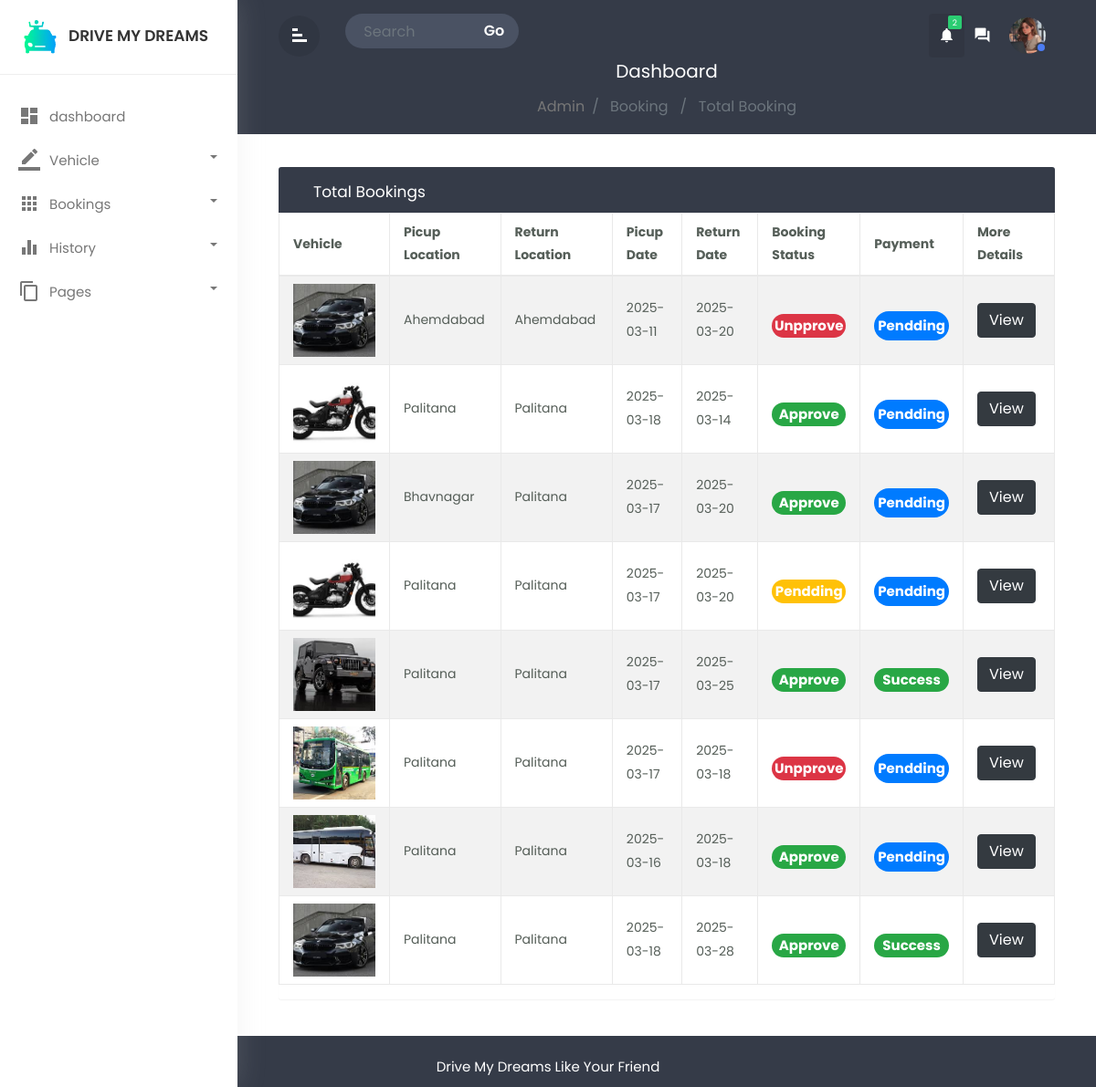
/A_tlt_booking.php (signed in), run on the app's committed database.
### tables this page shows
CREATE TABLE `bookings` (
  `id` int(20) NOT NULL,
  `vehicle_id` int(20) DEFAULT NULL,
  `owner_id` int(20) DEFAULT NULL,
  `renter_id` int(20) DEFAULT NULL,
  `pic_location` varchar(150) NOT NULL,
  `rtn_location` varchar(150) NOT NULL,
  `pic_date` date NOT NULL,
  `rtn_date` date NOT NULL,
  `pic_tim` varchar(20) NOT NULL,
  `rtn_tim` varchar(20) NOT NULL,
  `total_cost` decimal(10,2) NOT NULL,
  `drv_lic` varchar(355) NOT NULL,
  `adharcard` varchar(355) NOT NULL,
  `status` varchar(10) NOT NULL,
  `payment` varchar(20) NOT NULL
);

CREATE TABLE `vehicles` (
  `vehicle_id` int(200) NOT NULL,
  `owner_id` int(20) NOT NULL,
  `address` varchar(100) NOT NULL,
  `category` varchar(50) NOT NULL,
  `type` varchar(50) NOT NULL,
  `transmition` varchar(10) NOT NULL,
  `model` varchar(10) NOT NULL,
  `modelname` varchar(100) NOT NULL,
  `price` varchar(20) NOT NULL,
  `color` varchar(20) NOT NULL,
  `vhimg` varchar(355) NOT NULL,
  `regcrt` varchar(355) NOT NULL,
  `inscrt` varchar(355) NOT NULL,
  `status` varchar(30) NOT NULL
);

### A_tlt_booking.php (the view, shortened to what this page needs)
<?php
	$A_tlt_booking='active';
	include 'dashbord/admin/a_header.php';
?>
<div class="main-content">
				<div class="row">
					<div class="col-md-12">
						<div class="table-wrapper">
							<div class="table-title">
								<div class="row">
									<div class="col-sm-6 p-0 flex justify-content-lg-start justify-content-center">
										<h2 class="ml-lg-2">Total Bookings</h2>
									</div>
								</div>
							</div>
							<table class="table table-striped table-hover">
								<thead>
									<tr>
										<th><b>Vehicle</b></th>
										<th><b>Picup Location</b></th>
										<th><b>Return Location</b></th>
										<th><b>Picup Date</b></th>
										<th><b>Return Date</b></th>
										<th><b>Booking Status</b></th>
										<th><b>Payment</b></th>
										<th><b>More Details</b></th>
									</tr>
								</thead>
								<tbody>
									<tr>
									<?php
									if($search){
										$bselect="Select * from bookings where (pic_location like '%$search%' OR rtn_location like '%$search%' OR pic_date like '%$search%' OR rtn_date like '%$search%' OR total_cost like '%$search%') ;";
									}
									else{
										$bselect="Select * from bookings";
									}
									$bqry=mysqli_query($conn,$bselect);
									while ($brow=mysqli_fetch_array($bqry))
									{
										$bid=$brow['id'];
										$vehicle_id=$brow['vehicle_id'];
										$pic_loc=$brow['pic_location'];
										$rtn_loc=$brow['rtn_location'];
										$pic_date=$brow['pic_date'];
										$rtn_date=$brow['rtn_date'];
										$payment=$brow['payment'];
										$status=$brow['status'];
                                        $vselect="select * from vehicles where vehicle_id=$vehicle_id";
									    $vqry=mysqli_query($conn,$vselect);
									    $vrow=mysqli_fetch_array($vqry);
                                        $vhimg=$vrow['vhimg'];
										?>
										<th><img src="<?= $vhimg; ?>" alt="" srcset="" style="height:80px; width:90px; object-fit:cover;"></th>
										<th><?= $pic_loc; $vehicle_id; ?></th>
										<th><?= $rtn_loc; ?></th>
										<th><?= $pic_date; ?></th>
										<th><?= $rtn_date; ?></th>
										<?php
											if($status=='Approve')
											{
												echo '<th><p class="bg-success status" data-toggle="tooltip" title="Approve">Approve</p></th>';
											}
											else if($status=='Unapprove')
											{
												echo '<th><p class="bg-danger status" data-toggle="tooltip" title="Unapprove">Unpprove</p></th>';
											}
											else{
												echo '<th><p class="bg-warning status" data-toggle="tooltip" title="In Process">Pendding</p></th>';
											}?>
											<?php
											if($payment=='success')
											{
												echo '<th><p class="bg-success status" data-toggle="tooltip" title="Approve">Success</p></th>';
											}
											else{
												echo '<th><p class="bg-primary status p-1" data-toggle="tooltip" title="Pendding">Pendding</p></th>';
											}?>
										<th>
											<a href="A_detail_booking.php?book_id=<?= $bid;?>" class="btn btn-dark">
												View
											</a>
										</th>
									</tr>
									<?php
					}
?>
								</tbody>
							</table>
						</div>
					</div>
				</div>
			</div>
<?php include 'dashbord/admin/a_footer.php' ?>

### dashbord/admin/a_header.php (shortened to what this page needs)
<?php
    include 'includes/cn.php';
	if(! isset($_SESSION['aid'])){
		header("location:login.php");
	}
	else{
    $aid=$_SESSION['aid'];
    $aselect="Select * from admin where admin_id='$aid' ";
    $aqry=mysqli_query($conn,$aselect);
    $arow=mysqli_fetch_array($aqry);
    $profilePicture = !empty($arow['propic']) ? $arow['propic'] : 'images/profile.jpg';
	$vehicle="select * from vehicles where status='' ";
	$vhqry=mysqli_query($conn,$vehicle);
	$update=0;
	while($vhrow=mysqli_fetch_array($vhqry)){
		$update=$update+1;
	}
	}
?>
<!doctype html>
<html lang="en">
<head>
	<link rel="stylesheet" href="dashbord/css/bootstrap.min.css">
	<link rel="stylesheet" href="dashbord/css/custom.css">
	<link rel="stylesheet" href="dashbord/admin/style.css">
	<link rel="stylesheet" href="https://cdnjs.cloudflare.com/ajax/libs/font-awesome/6.6.0/css/all.min.css" />
	<link href="dashbord/icon/meterial.css" rel="stylesheet">
</head>
<body>
	<div class="wrapper">
		<div id="sidebar">
			<div class="sidebar-header">
				<h3><img src="images/3.png" class="img-fluid" /><span>Drive My Dreams</span></h3>
			</div>
			<ul class="list-unstyled component m-0">
				<li class="<?php if(isset($admin)){ echo $admin; } else{ echo '';}  ?>">
					<a href="admin.php" class="dashboard"><i class="material-icons">dashboard</i>dashboard </a>
				</li>
				<li class="dropdown">
					<a href="#homeSubmenu1" data-toggle="collapse" aria-expanded="false" class="dropdown-toggle">
						<i class="material-icons">border_color</i>Vehicle
					</a>
				</li>
				<li class="dropdown">
					<a href="#homeSubmenu2" data-toggle="collapse" aria-expanded="false" class="dropdown-toggle">
						<i class="material-icons">apps</i>Bookings
					</a>
				</li>
				<li class="dropdown">
					<a href="#homeSubmenu3" data-toggle="collapse" aria-expanded="false" class="dropdown-toggle">
						<i class="material-icons">equalizer</i>History
					</a>
				</li>
				<li class="dropdown">
					<a href="#homeSubmenu4" data-toggle="collapse" aria-expanded="false" class="dropdown-toggle">
						<i class="material-icons">content_copy</i>Pages
					</a>
				</li>
			</ul>
		</div>
		<div id="content">
			<div class="top-navbar">
				<div class="xd-topbar">
					<div class="row">
						<div class="col-2 col-md-1 col-lg-1 order-2 order-md-1 align-self-center">
							<div class="xp-menubar">
								<span class="material-icons text-white">signal_cellular_alt</span>
							</div>
						</div>
						<div class="col-md-5 col-lg-3 order-3 order-md-2">
							<div class="xp-searchbar">
								<form method="POST">
									<div class="input-group">
										<input type="search" name="search" class="form-control" placeholder="Search">
										<div class="input-group-append">
											<button class="btn" name="go" type="submit" id="button-addon2">Go
											</button>
										</div>
									</div>
								</form>
							</div>
						</div>
						<div class="col-10 col-md-6 col-lg-8 order-1 order-md-3">
							<div class="xp-profilebar text-right">
								<nav class="navbar p-0">
									<ul class="nav navbar-nav flex-row ml-auto">
										<li class="dropdown nav-item active">
											<a class="nav-link" href="#" data-toggle="dropdown">
												<span class="material-icons">notifications</span>
												<span class="notification"><?= $update;?></span>
											</a>
										</li>
										<li class="nav-item">
											<a class="nav-link" href="#">
												<span class="material-icons">question_answer</span>
											</a>
										</li>
										<li class="dropdown nav-item">
											<a class="nav-link" href="#" data-toggle="dropdown">
												<img src="<?= $profilePicture;?>" style="width:40px; height:40px; object-fit:cover; border-radius:50%;" />
												<span class="xp-user-live"></span>
											</a>
										</li>
									</ul>
								</nav>
							</div>
						</div>
					</div>
					<div class="xp-breadcrumbbar text-center">
						<h4 class="page-title">Dashboard</h4>
						<ol class="breadcrumb">
							<li class="breadcrumb-item"><a href="admin.php">Admin</a></li>
							<li class="breadcrumb-item active" aria-curent="page">
							<?php
									 if(isset($A_tlt_booking)){echo "Booking &nbsp; / &nbsp; Total Booking" ;}else{echo " " ;}
								?>
								</li>
					 </ol>
					</div>
				</div>
			</div>

### dashbord/admin/style.css (style rules this page uses)
.row { display: flex; flex-direction: row; flex-wrap: wrap; margin: 0 !important; }

### A_tlt_booking.php (style rules this page uses)
th { border:0.5px solid black; }
th .status { padding: 1px; text-align:center; color:white; border-radius:30px; font-weight: 700; }

### data on the page
bookings: vehicle.vhimg (picture), pic_location "Ahemdabad", rtn_location "Ahemdabad", pic_date "2025-03-11", rtn_date "2025-03-20", status "Unpprove", payment "Pendding"
bookings: vehicle.vhimg (picture), pic_location "Palitana", rtn_location "Palitana", pic_date "2025-03-18", rtn_date "2025-03-14", status "Approve", payment "Pendding"
bookings: vehicle.vhimg (picture), pic_location "Bhavnagar", rtn_location "Palitana", pic_date "2025-03-17", rtn_date "2025-03-20", status "Approve", payment "Pendding"
bookings: vehicle.vhimg (picture), pic_location "Palitana", rtn_location "Palitana", pic_date "2025-03-17", rtn_date "2025-03-20", status "Pendding", payment "Pendding"
bookings: vehicle.vhimg (picture), pic_location "Palitana", rtn_location "Palitana", pic_date "2025-03-17", rtn_date "2025-03-25", status "Approve", payment "Success"
bookings: vehicle.vhimg (picture), pic_location "Palitana", rtn_location "Palitana", pic_date "2025-03-17", rtn_date "2025-03-18", status "Unpprove", payment "Pendding"
bookings: vehicle.vhimg (picture), pic_location "Palitana", rtn_location "Palitana", pic_date "2025-03-16", rtn_date "2025-03-18", status "Approve", payment "Pendding"
bookings: vehicle.vhimg (picture), pic_location "Palitana", rtn_location "Palitana", pic_date "2025-03-18", rtn_date "2025-03-28", status "Approve", payment "Success"

### other printed values
$update "2"
